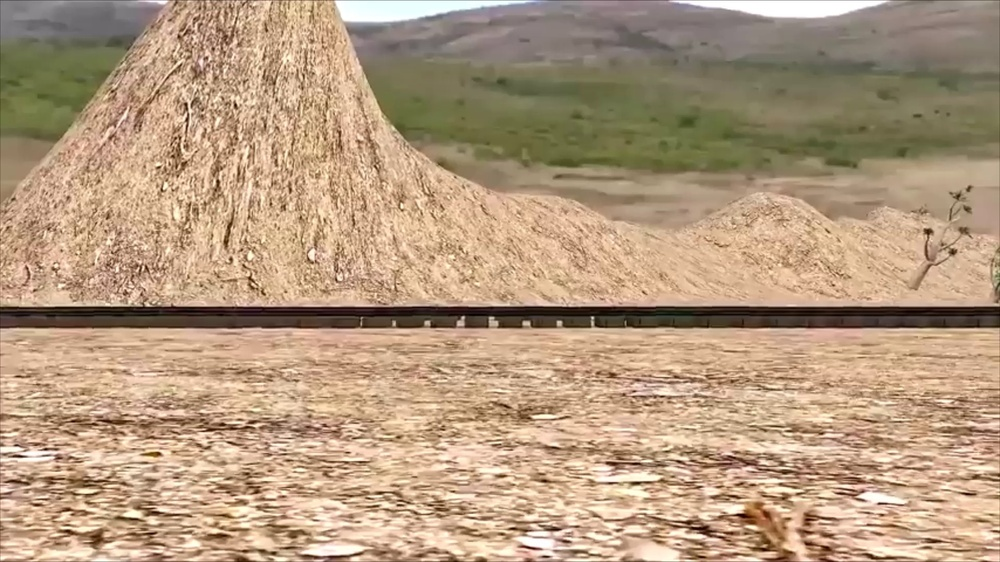
#> input picture frames/frame0.jpg, 1000 x 562 px, shrunk from 1920 x 1080 before the run; its folder holds only this picture in this run
$ python view.py
#> lines starting #> are read from the running program, lines starting #| are printed output that depends on the picture; after the words box and inside, x2 and y2 are one past the last pixel; in counts of white or black regions, pixels touching at a corner belong together
import cv2
import glob

frames = sorted(
    glob.glob("frames/*.jpg"), key=lambda x: int(x.split("/frame")[1].split(".")[0])
)

for i, filename in enumerate(frames):
    img = cv2.imread(filename)
#> img is the input picture: shape (562, 1000, 3); mean B, G, R 126.9, 154.3, 180.3
    cv2.putText(
        img,
        f"Frame {i}",
        (50, 50),
        cv2.FONT_HERSHEY_SIMPLEX,
        1,
        (255, 255, 255),
        2,
        cv2.LINE_AA,
    )
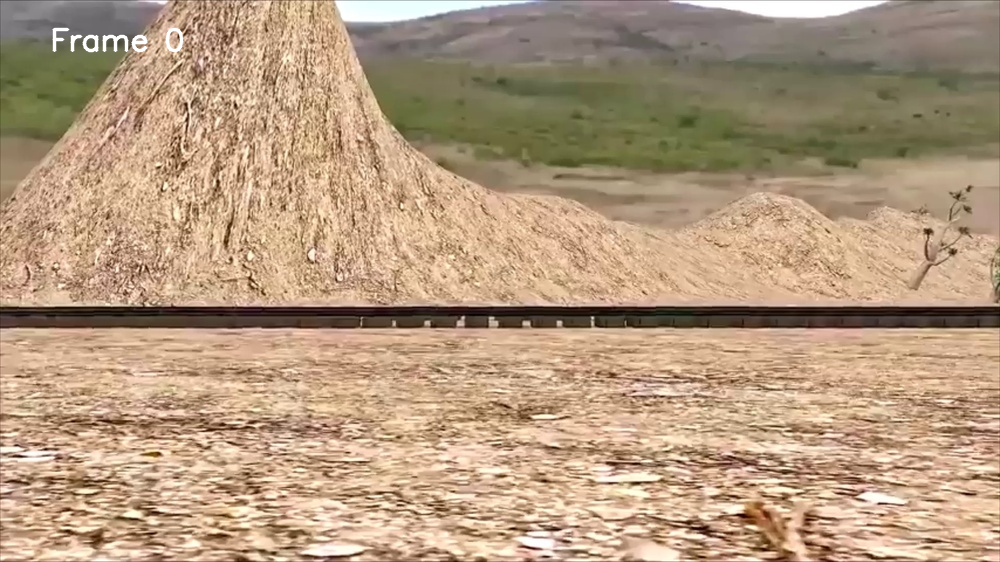
#> img: shape (562, 1000, 3); 0.25% of pixels changed, all inside (x1, y1, x2, y2) = (52, 27, 184, 53)
    cv2.imshow("frame", img)

    if cv2.waitKey(0) == ord("q"):
#> (key q is pressed here)
        break
